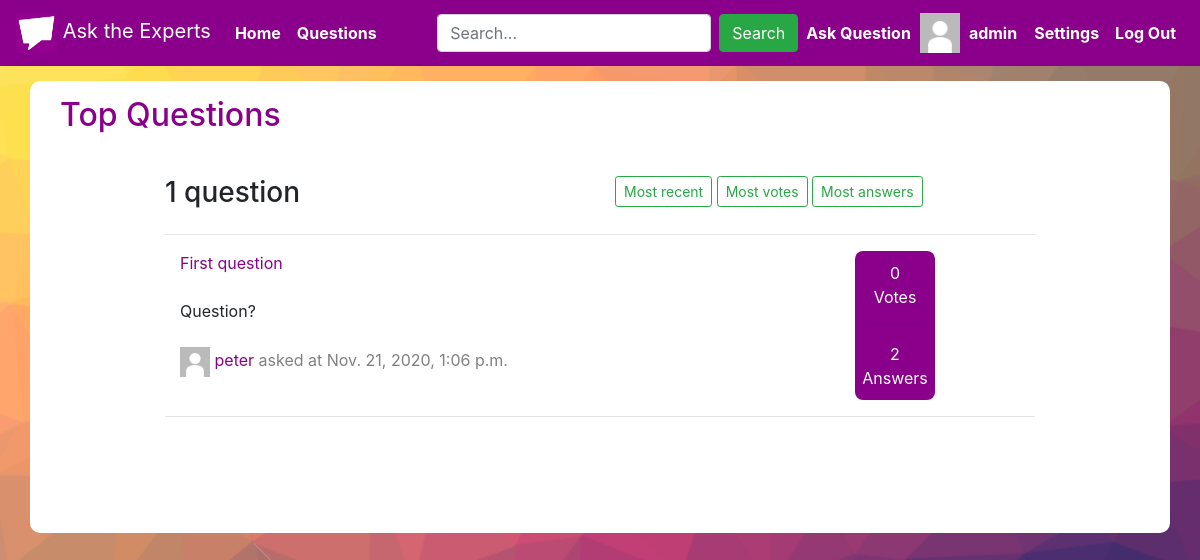
Before: /questions (signed in) with the older database file.
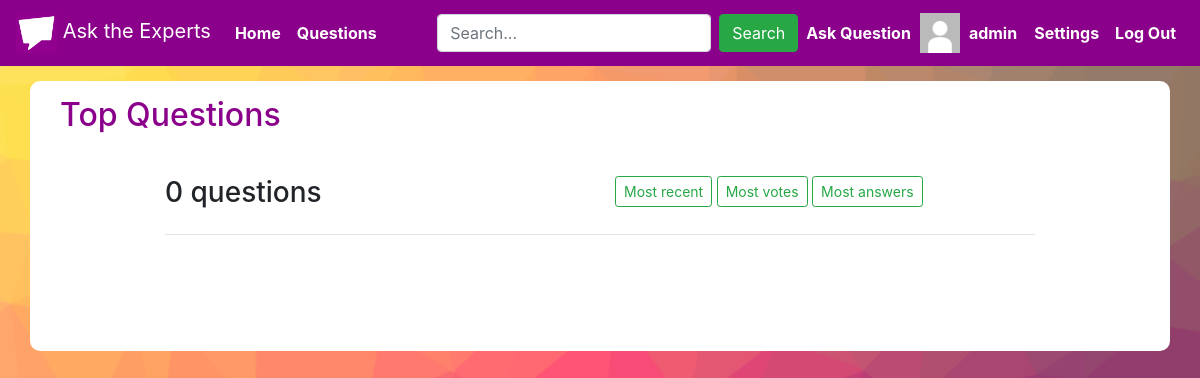
After: the same page with the newer database file.
### asktheexperts/models.py (models this page shows, shortened)
class Question(models.Model):
    user = models.ForeignKey("User", on_delete=models.CASCADE, related_name="questioned")
    title = models.CharField(max_length=64)
    content = models.TextField(max_length=255)
    votes = models.IntegerField(default=0)
    timestamp = models.DateTimeField(auto_now_add=True)

class User(AbstractUser):
    photo = models.ImageField(upload_to='images/', default="images/default_image.jpg")
    upvote_question = models.ManyToManyField("Question", symmetrical=False, related_name="question_upvoted")
    upvote_answer = models.ManyToManyField("Answer", symmetrical=False, related_name="answer_upvoted")
    downvote_question = models.ManyToManyField("Question", symmetrical=False, related_name="question_downvoted")
    downvote_answer = models.ManyToManyField("Answer", symmetrical=False, related_name="answer_downvoted")
    score = models.IntegerField(default=1)
    joined = models.DateField(auto_now_add=True)

### asktheexperts/views.py (the view)
# urls.py: path("questions", views.questions, name="questions"),
def questions(request):
    questions = Question.objects.all().order_by("-timestamp")
    return render(request, "asktheexperts/questions.html", {
        "questions": questions
    })

### asktheexperts/templates/asktheexperts/questions.html (shortened to what this page needs)
{% extends "asktheexperts/layout.html" %}
{% load static %}
{% block body %}
    <div class="container questions white-div">
        <div class="container top-header">
            <h2 class="darkmagenta">Top Questions</h2>
        </div>
        <br>
        <div class="container count-buttons-div">
            <div class="row questions-count">
                <div class="col">
                    <h3>{{ questions.count }} {% if questions.count == 1 %} question{% else %} questions{% endif %}</h3>
                </div>
                <div class="col">
                    <button class="btn btn-sm btn-outline-success">Most recent</button>
                    <button class="btn btn-sm btn-outline-success">Most votes</button>
                    <button class="btn btn-sm btn-outline-success">Most answers</button>
                </div>
            </div>
            <hr>
            {% for question in questions %}
                <div class="row container questions-div">
                    <div class="col">
                        <div class="darkmagenta">
                            <a class="no-decoration" href="{% url 'question' question.id %}"><span class="darkmagenta">{{ question.title }}</span></a>
                        </div>
                        <br>
                        <div class="text-truncate question-content">
                            {{ question.content }}
                        </div>
                        <div>
                            <br>
                            <a href="{% url 'profile' question.user.id question.user.username %}"><img src="{{ question.user.photo.url }}" height="30px" width="30px"></a>
                            <a class="no-decoration" href="{% url 'profile' question.user.id question.user.username %}"><span class="darkmagenta">{{ question.user.username }}</span></a>
                            <span class="timestamp">asked at {{ question.timestamp }}</span>
                        </div>
                    </div>
                    <div class="col stats-div">
                        <div class="voted-count">
                            <div class="row justify-content-center">
                                {{ question.votes }}
                            </div>
                            <div class="row justify-content-center">
                                Votes
                            </div>
                        </div>
                        <hr>
                        <div class="darkmagenta answers-count">
                            <div class="row justify-content-center">
                                {{ question.answered_question.count }}
                            </div>
                            <div class="row justify-content-center">
                                Answers
                            </div>
                        </div>
                    </div>
                </div>
                <hr>
            {% endfor %}
        </div>
    </div>
{% endblock %}

Changed rows visible on the page:
removed Question: title "First question", content "Question?", user.photo (placeholder picture), user.username "peter", timestamp "Nov. 21, 2020, 1:06 p.m.", votes "0", answered_question.count "2"
Other visible differences:
{{ questions.count }}: "1" → "0"
text no longer shown: "question"
text now shown: "questions"
